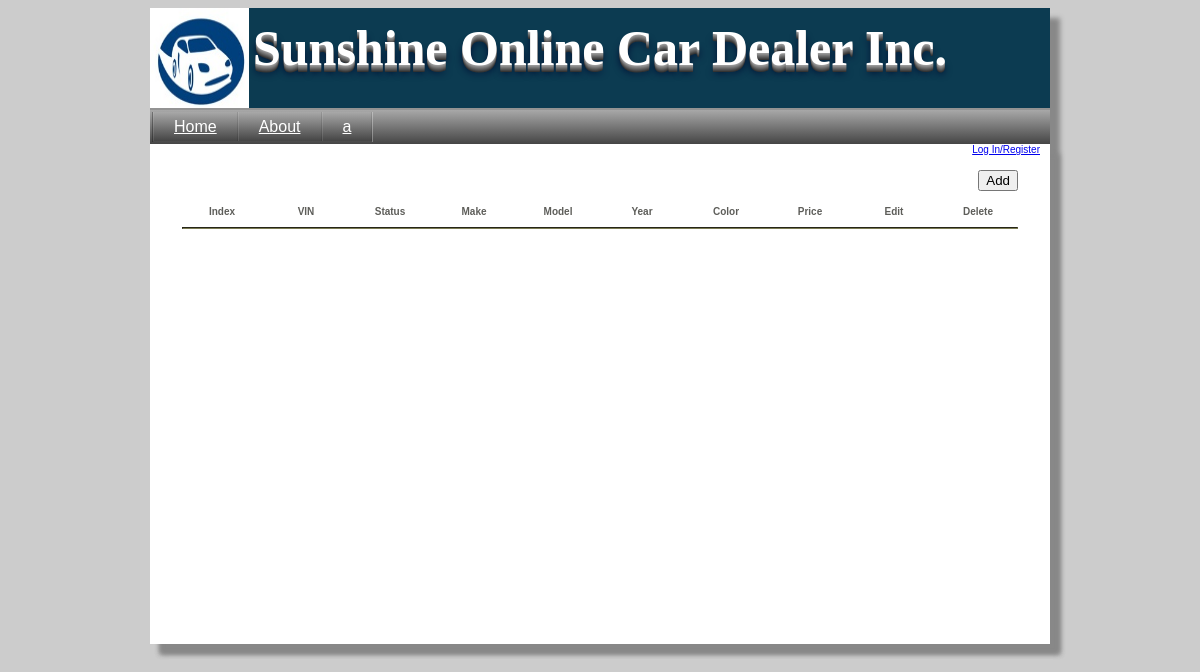
Page /carInventory.php on the earlier database version.
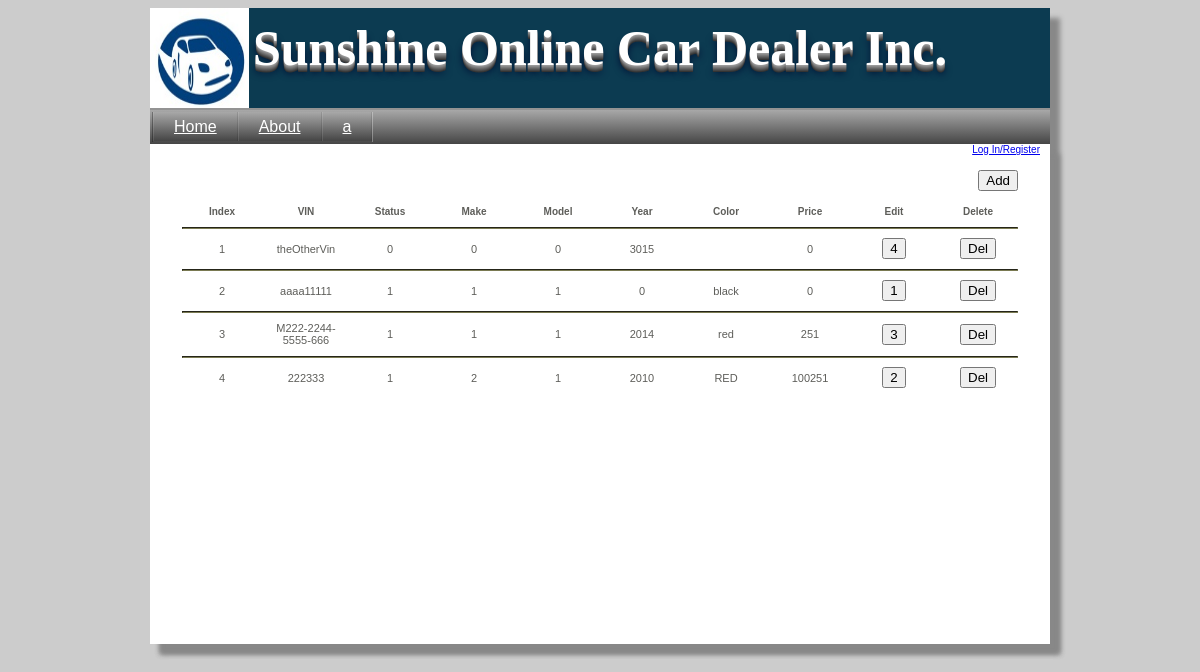
Same page on the later database version.
### tables this page shows
CREATE TABLE IF NOT EXISTS `car` (
  `car_id` int(11) NOT NULL AUTO_INCREMENT,
  `id_vin` varchar(250) NOT NULL,
  `make_id` int(11) NOT NULL DEFAULT '0',
  `model_id` int(11) NOT NULL DEFAULT '0',
  `year` int(11) DEFAULT NULL,
  `condition_id` int(11) NOT NULL DEFAULT '0',
  `mileage` int(11) NOT NULL DEFAULT '0',
  `color` varchar(250) DEFAULT NULL,
  `color_description` varchar(250) DEFAULT NULL,
  `comments` varchar(250) DEFAULT NULL,
  `price` decimal(10,0) DEFAULT NULL,
  `status_id` int(11) NOT NULL DEFAULT '0',
  `picture_id` int(11) DEFAULT NULL,
  PRIMARY KEY (`car_id`)
);

### carInventory.php (the view, shortened to what this page needs)
<?php
include "header.php";
?>
<table border='0' align='center' class='ACtbl'>
	<tr>
		<td colspan='10' style='text-align:right'>
			<br/>
			<form action='editAdminCar.php' method='post'>
				<input type='Submit' name='addCar' value='Add' />
			</form>
		</td>
	</tr>
	<tr>
		<th>Index</th><th>VIN</th><th>Status</th><th>Make</th><th>Model</th><th>Year</th><th>Color</th><th>Price</th><th>Edit</th><th>Delete</th>
	</tr>
	<tr>
		<td colspan='10'><hr class='tdhead'/></td>
	</tr>
	<?php
		$carList=mysql_query("SELECT car_id, id_vin, make_id, model_id, year, color, price, status_id FROM car
								ORDER BY status_id, make_id");
		$line=0;
		while($carListDB=mysql_fetch_array($carList)){
			if($line!=0){
				echo "<tr><td colspan='10'><hr class='tdhead'/></td></tr>";
			}
			$line++;
			echo "<tr>
					<td>".$line."</td><td>".$carListDB['id_vin']."</td><td>".$carListDB['status_id']."</td><td>".$carListDB['make_id']."</td>
					<td>".$carListDB['model_id']."</td><td>".$carListDB['year']."</td><td>".$carListDB['color']."</td><td>".$carListDB['price']."</td>
					<td><Form action='editAdminCar.php' method='Post' name='toEditCar' style='padding:0; margin:0;'>
						<input type='Submit' name='selectCar' value='".$carListDB['car_id']."'/>
						<input type='hidden' name='carID' value='".$carListDB['car_id']."'/>
					</Form></td>
					<td><Form action='carInventory.php' method='Post' name='toDel' style='padding:0; margin:0;'>
						<input type='Submit' name='delCar' value='Del'/>
						<input type='hidden' name='carID' value='".$carListDB['car_id']."'/>
					</Form></td>
				</tr>";
		}
	?>
</table>
<?php
include "footer.php";
?>

Differences in the rows shown:
added car: id_vin "theOtherVin", status "0", make "0", model "0", year "3015", price "0", selectCar "4"
added car: id_vin "aaaa11111", status "1", make "1", model "1", year "0", color "black", price "0", selectCar "1"
added car: id_vin "M222-2244-5555-666", status "1", make "1", model "1", year "2014", color "red", price "251", selectCar "3"
added car: id_vin "222333", status "1", make "2", model "1", year "2010", color "RED", price "100251", selectCar "2"
